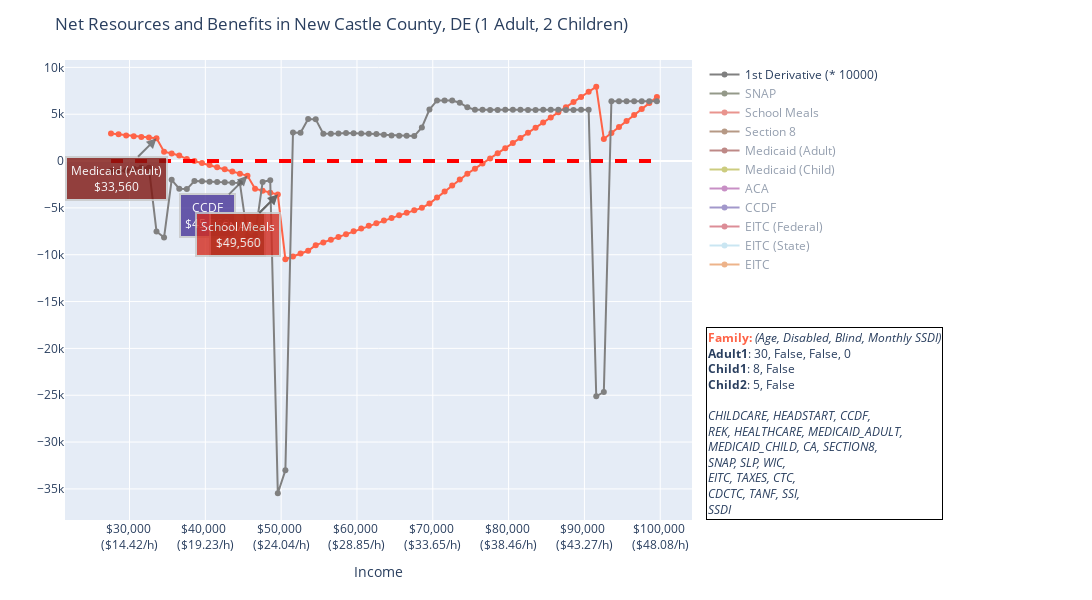
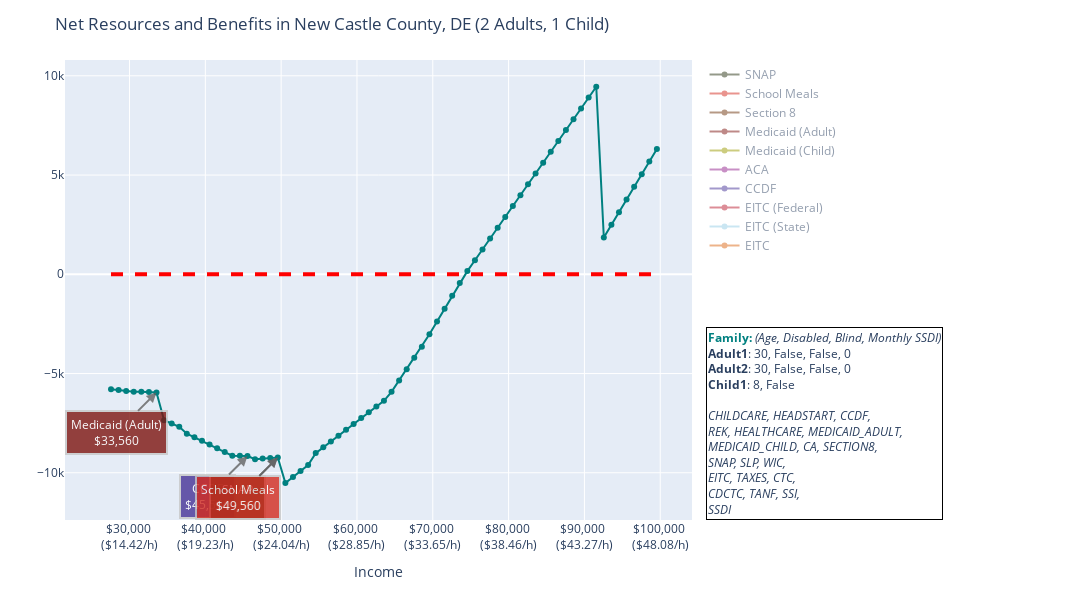

Write notebook code for charts like these, in order.
### Markdown cell above
Bug sometimes with ACA:
* ACA can be zero at a point where Medicaid is zero and the derivative is a negative local minimum
    * ACA is then counted among the cliff-causing benefit programs 
    * I find the first zero of ACA for the cliff valley
        * It's zero at the first index (inactive if Medicaid is active)
        * Subtract one to get peak, that's -1 
        * Index error

If I error handle by skipping ACA (as I do below) then I might miss actual cliffs with ACA

### Code cell
for n,fp in enumerate(profile_paths):

    if n not in (2,5):
        continue

    p = Beneficiary.from_yaml(fp)

    plot_derivative = False if n != 2 else True 
    


    df = pd.read_csv(p.output_path)
    color = plotting.beneficiary_color_palette[n % len(plotting.beneficiary_color_palette)] # I only have four colors 

    legend_text = plotting.create_profile_legend_text(family_data=p.get_family(), 
                                                      ben_list=p.get_benefits(), 
                                                      color=color)

    plot_single_profile(df, 
                    color,
                    after_tax=False,
                    hide_benefits=True,
                    plot_derivative=plot_derivative,
                    title=f'Net Resources and Benefits in {p.locations[0]} ({title_map[p.project_name]})', 
                    legend_text=legend_text)
